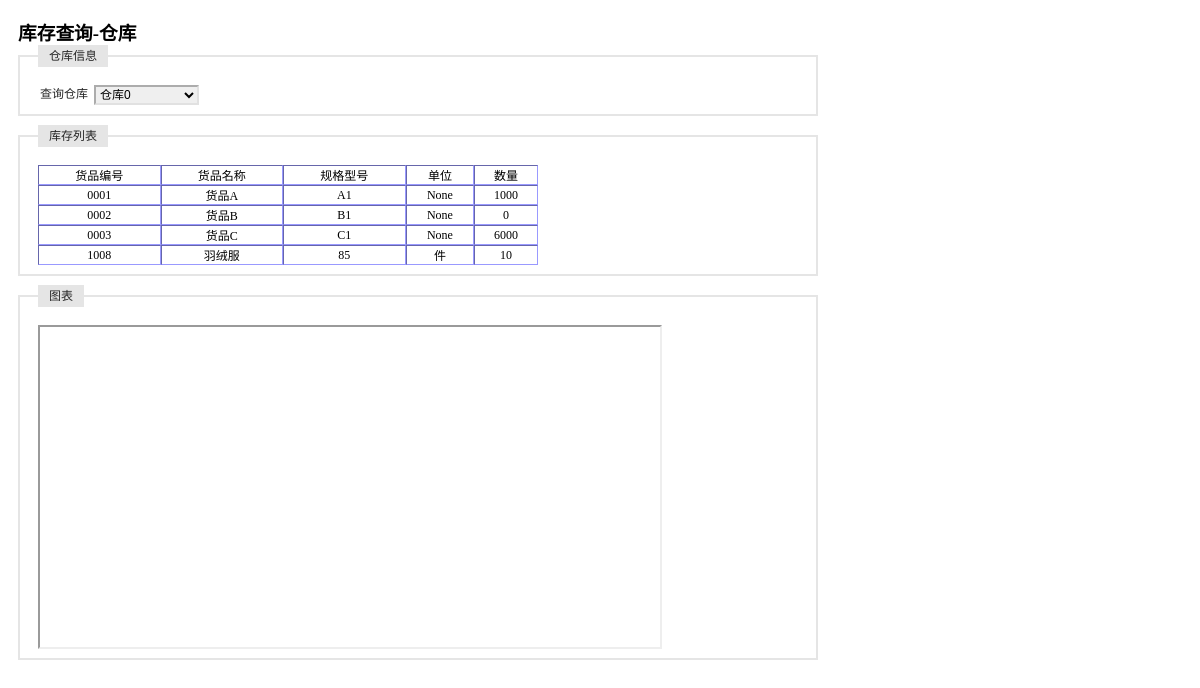
Page /inquire_storage/inquire_storage_warehouse.php (signed in) on the committed database.
### tables this page shows
CREATE TABLE `table_warehouse_0000` (
  `id` varchar(8) NOT NULL,
  `num` int(4) default NULL,
  PRIMARY KEY  (`id`)
);

CREATE TABLE `tb_product` (
  `id` int(4) NOT NULL auto_increment,
  `maintype` varchar(20) NOT NULL,
  `subtype` varchar(20) NOT NULL,
  `name` varchar(20) NOT NULL,
  `encode` varchar(20) NOT NULL,
  `barcode` varchar(20) NOT NULL,
  `size` varchar(20) NOT NULL,
  `unit` varchar(10) NOT NULL,
  `upperlimit` int(4) NOT NULL,
  `lowerlimit` int(4) NOT NULL,
  `inprice` float(4,2) NOT NULL,
  `outprice` float(4,2) NOT NULL,
  `tupian` varchar(100) NOT NULL,
  `jianjie` mediumtext NOT NULL,
  `addtime` varchar(20) NOT NULL,
  PRIMARY KEY  (`id`,`encode`,`barcode`)
);

### inquire_storage/inquire_storage_warehouse.php (the view, shortened to what this page needs)
<?php
    $warehouse = $_GET[warehouse];
    $query = "select * from table_warehouse order by name";
    $result_warehouse = mysql_query($query);
    if($warehouse=='')
        $warehouse='0000';
    $query = "select * from table_warehouse_$warehouse order by id asc";
    $result_item = mysql_query($query);
?>
<!DOCTYPE html PUBLIC "-//W3C//DTD XHTML 1.0 Transitional//EN" "http://www.w3.org/TR/xhtml1/DTD/xhtml1-transitional.dtd">
<html xmlns="http://www.w3.org/1999/xhtml">
<head>
</head>
<link rel="stylesheet" type="text/css" href="../css/iframe.css" media="screen" />
<body style="width:800px">
<form id="item_in" name="item_in" method="post" action="../receipt_inout/receipt_out_bg.php" onsubmit=" return checkForm()">
  <h3>库存查询-仓库</h3>
  <fieldset>
  <legend>仓库信息</legend>
  <label>查询仓库</label>
  <select id="warehouse" name="warehouse" onchange="location.href='inquire_storage_warehouse.php?warehouse='+this.value">
    <?php
    while($RS = mysql_fetch_array($result_warehouse))
        if($warehouse == $RS[id])
            echo "<option value='$RS[id]' selected>$RS[name]</option>";
        else
            echo "<option value='$RS[id]'>$RS[name]</option>";
    ?>
  </select>
  </fieldset>
  <fieldset>
  <legend>库存列表</legend>
  <table id="storage" width="500" border="1" cellspacing="0" cellpadding="5" style="font-size:12px; border:thin; border-color:#9999FF ">
    <tr align="center">
      <td>货品编号</td>
      <td>货品名称</td>
      <td>规格型号</td>
      <td>单位</td>
      <td>数量</td>
    </tr>
    <?php
    while($RS = mysql_fetch_array($result_item)){
        echo "<tr align='center'>";
        echo "<td>$RS[id]</td>";
        if(1){
            $query = "select * from tb_product where encode = '$RS[id]'";
            $result_iteminfo = mysql_query($query);
            $RS2 = mysql_fetch_array($result_iteminfo);
            echo "<td>$RS2[name]</td>";
            echo "<td>$RS2[size]</td>";
            echo "<td>$RS2[unit]</td>";
        }
        else{
            echo "<td></td>";
            echo "<td></td>";
            echo "<td></td>";
        }
        echo "<td>$RS[num]</td>";
        echo "</tr>";
    }
    ?>
  </table>
  </fieldset>
    <fieldset>
  <legend>图表</legend>
  <iframe src="/wms/inquire_storage/showcsim.php?warehouse=<?php echo $warehouse;?>" width="620" height="320" />
  </fieldset>
</form>
<p><a href="../basic/company/company_show.php">返回上一页</a></p>
</body>
</html>

### css/iframe.css (style rules this page uses)
* { margin: 0; padding: 0; }
body { background: #FFF; padding: 18px; }
form fieldset { border: #E5E5E5 2px solid; clear: both; margin-bottom: 9px; overflow: hidden; padding: 9px 18px; }
form input, form select { border-color: #ACACAC #E1E1E1 #E1E1E1 #ACACAC; border-style: solid; border-width: 2px; float: left; font-size:12px; margin-right: 6px; width: 105px; }
form label { color: #262626; font: normal 12px/18px Arial, sans-serif; float: left; margin-right: 6px; text-align: right; width: 50px; }
form legend { background: #E5E5E5; color: #262626; font: normal 12px/18px Arial, sans-serif; margin-bottom: 9px; padding: 2px 11px; }

### rows in the picture
table_warehouse_0000: id "0001", tb_product.name "货品A", tb_product.size "A1", tb_product.unit "None", num "1000"
table_warehouse_0000: id "0002", tb_product.name "货品B", tb_product.size "B1", tb_product.unit "None", num "0"
table_warehouse_0000: id "0003", tb_product.name "货品C", tb_product.size "C1", tb_product.unit "None", num "6000"
table_warehouse_0000: id "1008", tb_product.name "羽绒服", tb_product.size "85", tb_product.unit "件", num "10"

### other values in the picture
form field warehouse "仓库0"
